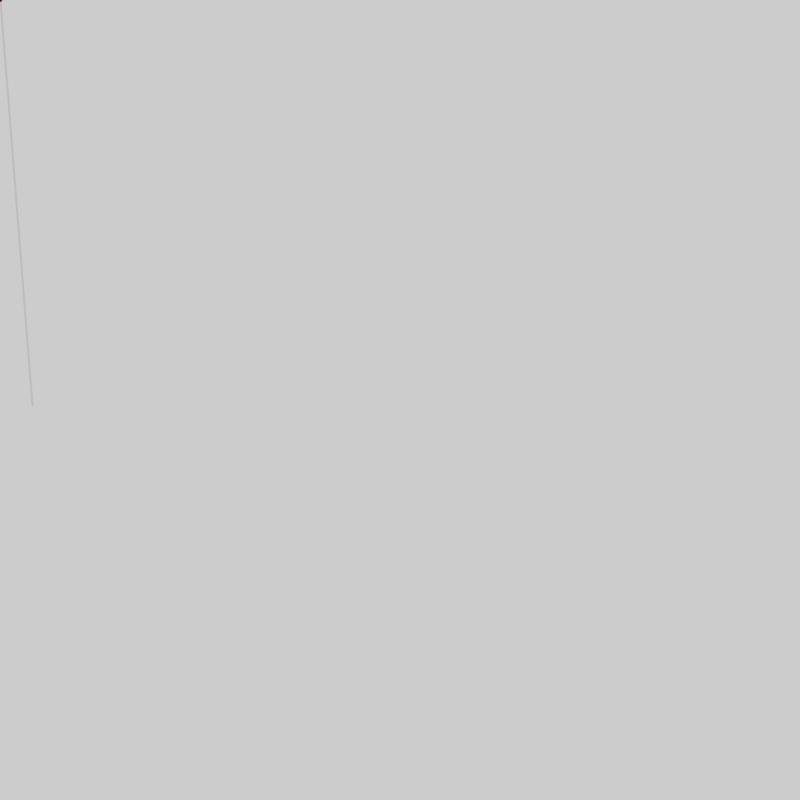
Frame 1 (no input)
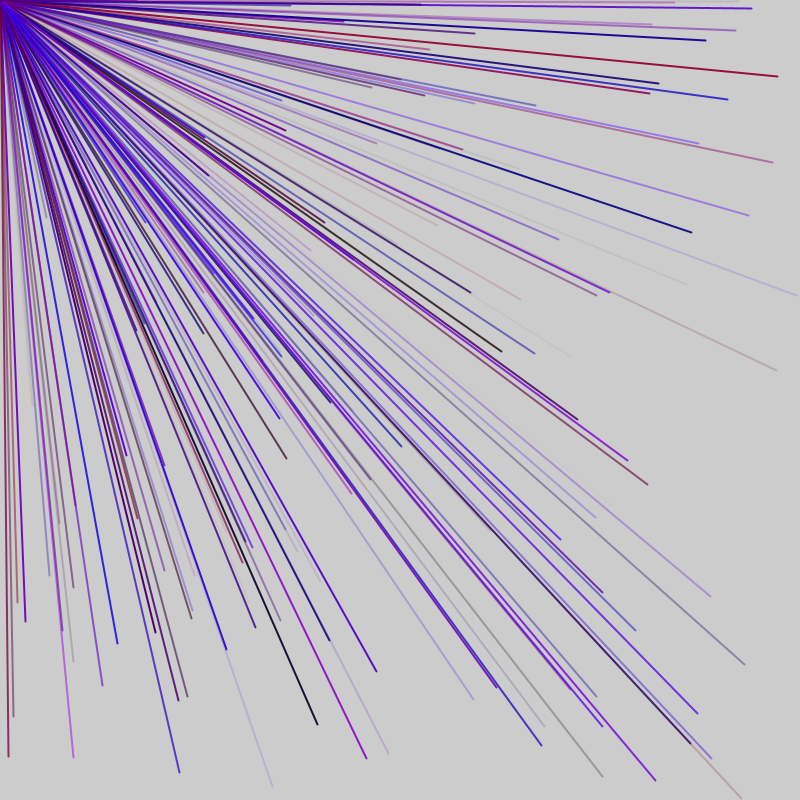
Frame 60 (the mouse pressed at the canvas centre just before this capture)
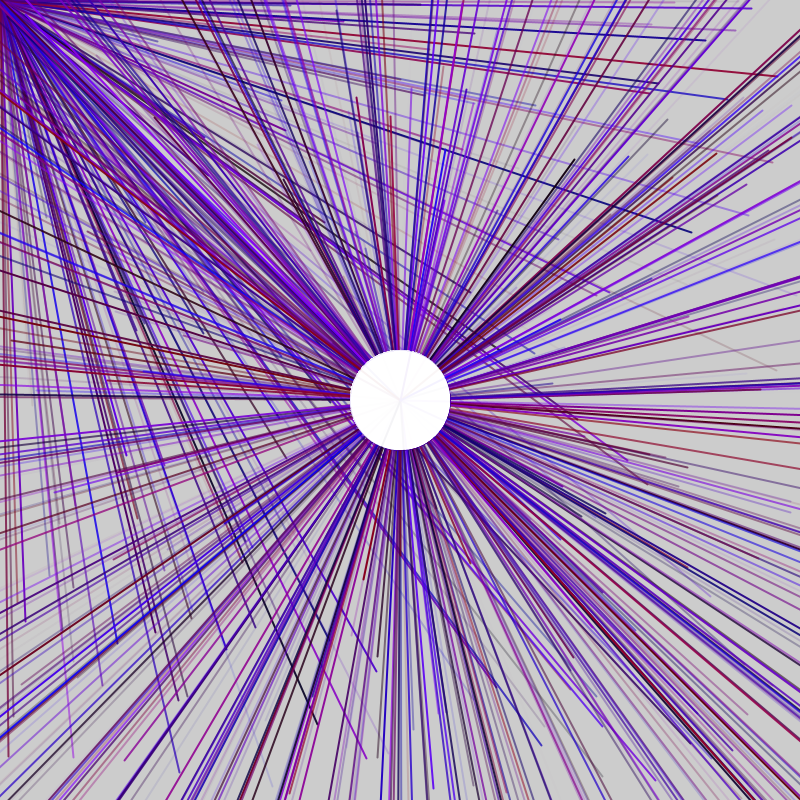
Frame 120 (the mouse held since frame 60 and released just before this capture)

The Processing sketch that drew these frames (run headless with seeded random() and noise(); from frame 60 on, the mouse is pressed at the canvas centre):

// Processing sketch: processing_58910
// ── processing_58910.pde

void setup(){
  size(800, 800);
  frameRate(200);
}
void draw(){
  tint(mouseX,mouseY,random(0,255));
  strokeWeight(2);
  stroke(random(mouseX/50,150),0,random(mouseX/50,255),random(0,255));
  line(mouseX+random(-800,800),mouseY+random(-800,800),mouseX,mouseY);
   stroke(random(mouseX/50,150),0,random(mouseX/50,255),random(0,255));
  line(mouseX+random(-800,800),mouseY+random(-800,800),mouseX,mouseY);
   stroke(random(mouseX/50,150),0,random(mouseX/50,255),random(0,255));
  line(mouseX+random(-800,800),mouseY+random(-800,800),mouseX,mouseY);
   stroke(random(mouseX/50,150),0,random(mouseX/50,255),random(0,255));
  line(mouseX+random(-800,800),mouseY+random(-800,800),mouseX,mouseY);
   stroke(random(mouseX/50,150),0,random(mouseX/50,255),random(0,255));
  line(mouseX+random(-800,800),mouseY+random(-800,800),mouseX,mouseY);
   stroke(random(mouseX/50,150),0,random(mouseX/50,255),random(0,255));
  line(mouseX+random(-800,800),mouseY+random(-800,800),mouseX,mouseY);
   stroke(random(mouseX/50,150),0,random(mouseX/50,255),random(0,255));
  line(mouseX+random(-800,800),mouseY+random(-800,800),mouseX,mouseY);
   stroke(random(mouseX/50,150),0,random(mouseX/50,255),random(0,255));
  line(mouseX+random(-800,800),mouseY+random(-800,800),mouseX,mouseY);
   stroke(random(mouseX/50,150),0,random(mouseX/50,255),random(0,255));
  line(mouseX+random(-800,800),mouseY+random(-800,800),mouseX,mouseY);
  strokeWeight(0);
  fill(255,255,255,random(0,255));
  ellipse(mouseX,mouseY,mouseX/4,mouseY/4);
  
  
  
}
